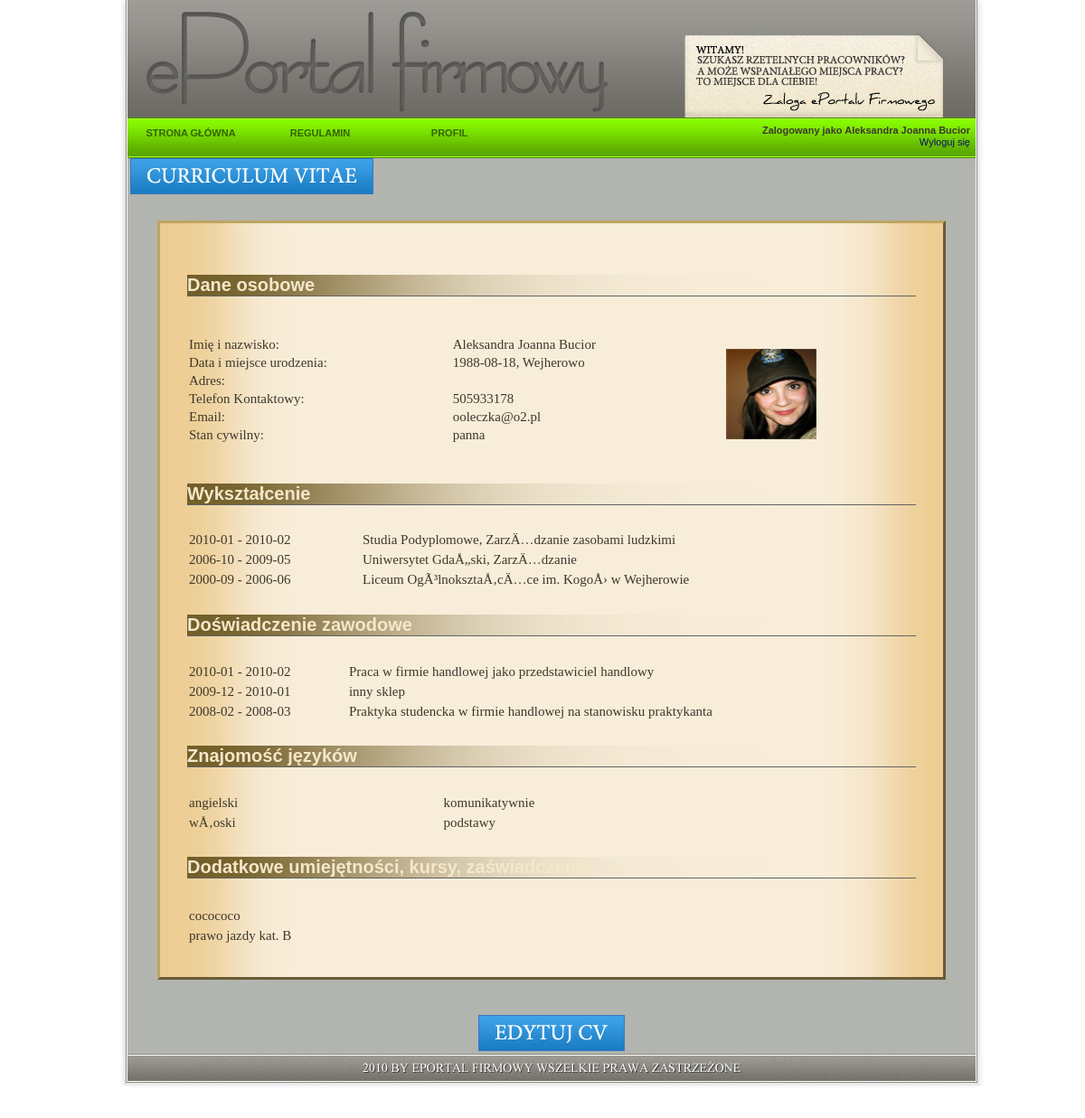
Before: /cv.php (signed in) with the older database file.
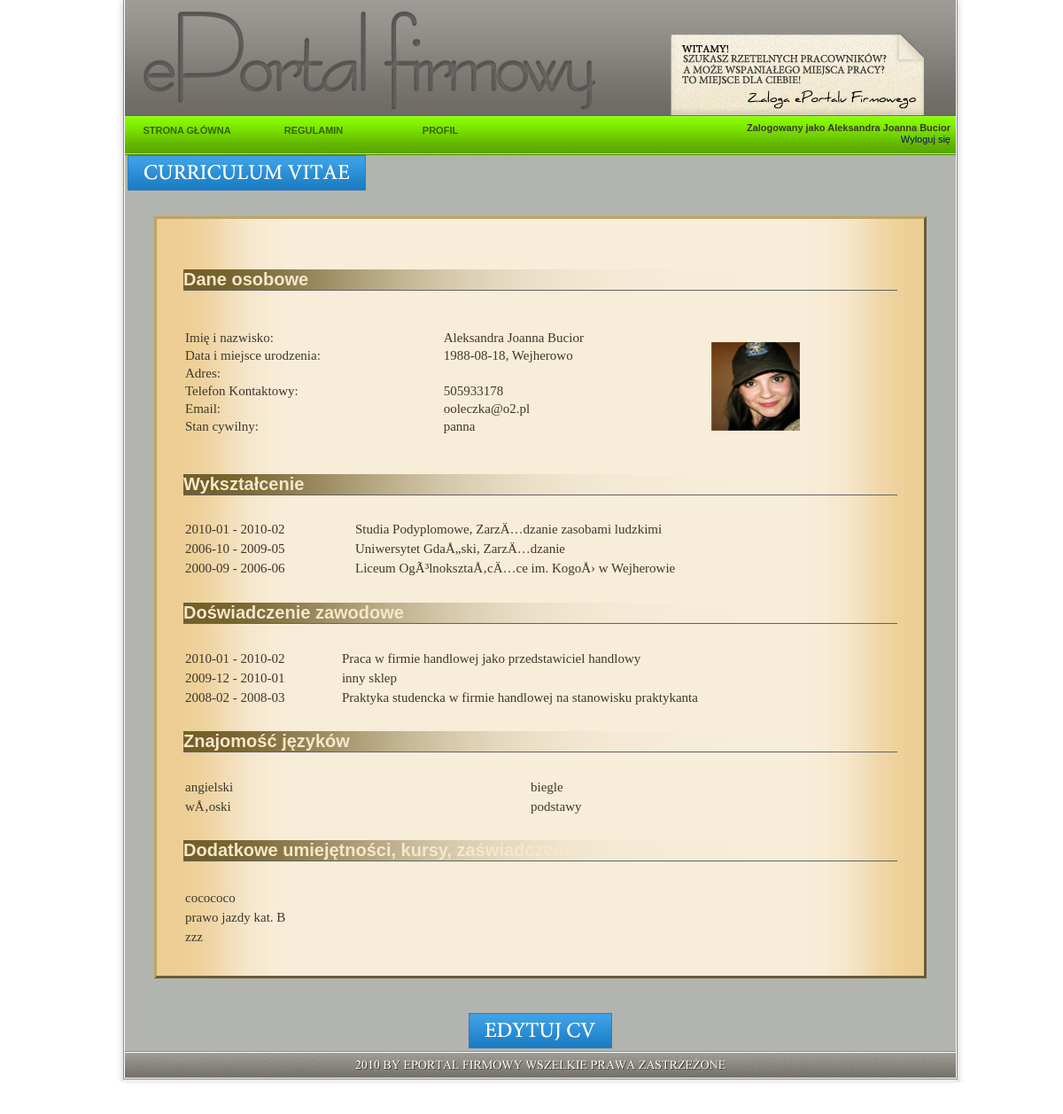
After: the same page with the newer database file.
### tables this page shows
CREATE TABLE IF NOT EXISTS `wyksztalcenie` (
  `id` int(11) NOT NULL,
  `id_pracownika` int(11) NOT NULL,
  `od` varchar(20) NOT NULL,
  `do` varchar(20) NOT NULL,
  `gdzie` varchar(150) NOT NULL,
  PRIMARY KEY (`id`,`id_pracownika`)
);

CREATE TABLE IF NOT EXISTS `doswiadczenie` (
  `id` int(11) NOT NULL,
  `id_pracownika` int(11) NOT NULL,
  `od` varchar(20) NOT NULL,
  `do` varchar(20) NOT NULL,
  `gdzie` varchar(150) NOT NULL,
  PRIMARY KEY (`id`,`id_pracownika`)
);

CREATE TABLE IF NOT EXISTS `jezyki` (
  `pracownik_id` int(11) NOT NULL,
  `jezyk_id` int(11) NOT NULL,
  `poziom_id` int(11) NOT NULL
);

CREATE TABLE IF NOT EXISTS `jezyki_lista` (
  `id` int(11) NOT NULL AUTO_INCREMENT,
  `nazwa` varchar(20) NOT NULL,
  PRIMARY KEY (`id`)
);

CREATE TABLE IF NOT EXISTS `jezyki_poziom` (
  `id` int(11) NOT NULL AUTO_INCREMENT,
  `nazwa` varchar(20) NOT NULL,
  PRIMARY KEY (`id`)
);

CREATE TABLE IF NOT EXISTS `dodatkowe` (
  `id` int(11) NOT NULL,
  `pracownik_id` int(11) NOT NULL,
  `nazwa` varchar(50) NOT NULL
);

### cv.php (the view, shortened to what this page needs)
<?php
require_once('header.php');
?>
<td class="content" style="padding-right: 44px; padding-left: 44px">
    <?php
    if (isset($_SESSION['id_obecne'])) {
        if (!isset($_GET['id'])) {
            $id = $_SESSION['id_obecne'];
        } else {
            $id = $_GET['id'];
        }
        $dbc = mysqli_connect(DB_HOST, DB_USER, DB_PASSWORD, DB_NAME);
        $query = "SELECT * FROM pracownik WHERE id='$id'";
        $result = mysqli_query($dbc, $query);
        $row = mysqli_fetch_array($result);
    ?>
	<img src="img/cv.jpg"><br /><br />
        <div id="cv">
            <div id="dane_osobowe" style="display:block">
                <h4>Dane osobowe </h4>
                <table>
                    <tr>
					<td><p>
					Imię i nazwisko:<br />
					Data i miejsce urodzenia:<br />
					Adres:<br />
					Telefon Kontaktowy:<br />
					Email:<br />
					Stan cywilny:<br /></p>
                        <td><p><?php echo $row['imie'] . ' ' . $row['nazwisko']; ?><br />
                    <?php if (!empty($row['data_ur']) || !empty($row['miejsce_ur'])) { ?>
                    <?php echo $row['data_ur'] . ', ' . $row['miejsce_ur']; ?><br />
                    <?php
                    }
                    ?>
                    <?php
                    if (!empty($row['tel'])) {
                    ?>
                    <br /> <?php echo $row['tel']; ?>
                    <?php } ?>
                    <br /><?php echo $row['email']; ?><br />
                    <?php if (!empty($row['stan_cywilny'])) { ?>
                         <?php echo $row['stan_cywilny']; ?></p></td>
												<td><?php if (!empty($row['zdjecie'])) { ?>
                    <img src="<?php echo $row['zdjecie']; ?>" alt="zdjęcie" />
                <?php } ?></td>
                    </tr>
                    <?php } ?>
            </table>
        </div>
        <div id="wyksztalcenie" style="display:block">
            <h4>Wykształcenie </h4>
            <table>
                <?php
                $query = "SELECT * FROM wyksztalcenie WHERE id_pracownika = '$id' ORDER BY od DESC";
                $result = mysqli_query($dbc, $query);
                while ($row = mysqli_fetch_array($result)) {
                    if ($row['gdzie'] != "") {?>
                    <tr>
                        <td><?php echo $row['od']; ?> - <?php echo $row['do']; ?></td><td><?php echo $row['gdzie']; ?></td>
                    </tr>
<?php
                    }}
?>
            </table>
        </div>
        <div id="doswiadczenie" style="display:block">
            <h4>Doświadczenie zawodowe </h4>
    <table>
<?php
                $query = "SELECT * FROM doswiadczenie WHERE id_pracownika = '$id' ORDER BY od DESC";
                $result = mysqli_query($dbc, $query);
                while ($row = mysqli_fetch_array($result)) {
                    if ($row['gdzie'] != "") {
                    ?>
                    <tr>
                        <td><?php echo $row['od']; ?> - <?php echo $row['do']; ?></td><td><?php echo $row['gdzie']; ?></td>
                    </tr>
<?php
                    } }
?>
            </table>
        </div>
       <div id="jezyki" style="display:block">
            <h4>Znajomość języków</h4>
            <table>
                <?php
                $query = "SELECT *,jezyki_lista.nazwa AS jezyk_nazwa, jezyki_poziom.nazwa AS jezyk_poziom FROM jezyki, jezyki_lista, jezyki_poziom WHERE jezyki.pracownik_id = '$id' AND jezyki.jezyk_id = jezyki_lista.id AND jezyki.poziom_id =jezyki_poziom.id  ORDER BY jezyki_lista.id";
                $result = mysqli_query($dbc, $query);
                while ($row = mysqli_fetch_array($result)) {
                ?>
                    <tr>
                        <td><?php echo $row['jezyk_nazwa']; ?></td><td> <?php echo $row['jezyk_poziom']; ?></td>
                    </tr>
<?php
                }
?>
            </table>
        </div>
           <div id="dodatkowe" style="display:block">
            <h4>Dodatkowe umiejętności, kursy, zaświadczenia</h4>
            <table>
                <?php
                $query = "SELECT * FROM dodatkowe WHERE pracownik_id = '$id' ";
                $result = mysqli_query($dbc, $query);
                while ($row = mysqli_fetch_array($result)) {
                ?>
                    <tr>
                        <td><?php echo $row['nazwa']; ?></td>
                    </tr>
<?php
                }
?>
            </table>
        </div>
        <br/>
    </div><br /><br /><div class="edytuj_button">
    <?php
                if ($_SESSION['id_obecne'] == $id) {
                    echo '<a href="edytuj_cv.php"><img src="img/edit.jpg" ></a>';
                }
            } else {
    ?>
                <br/><br/>
                        				Zaloguj się lub <a href='index.php'>zarejestruj</a>, aby mieć dostęp do tej strony.
                <br/><br/>
<?php
            }
?>
           </div> </td>

Changed rows visible on the page:
changed jezyki "angielski": jezyki_poziom.nazwa "komunikatywnie" → "biegle"
now on this page (row edited): dodatkowe: nazwa "zzz"
